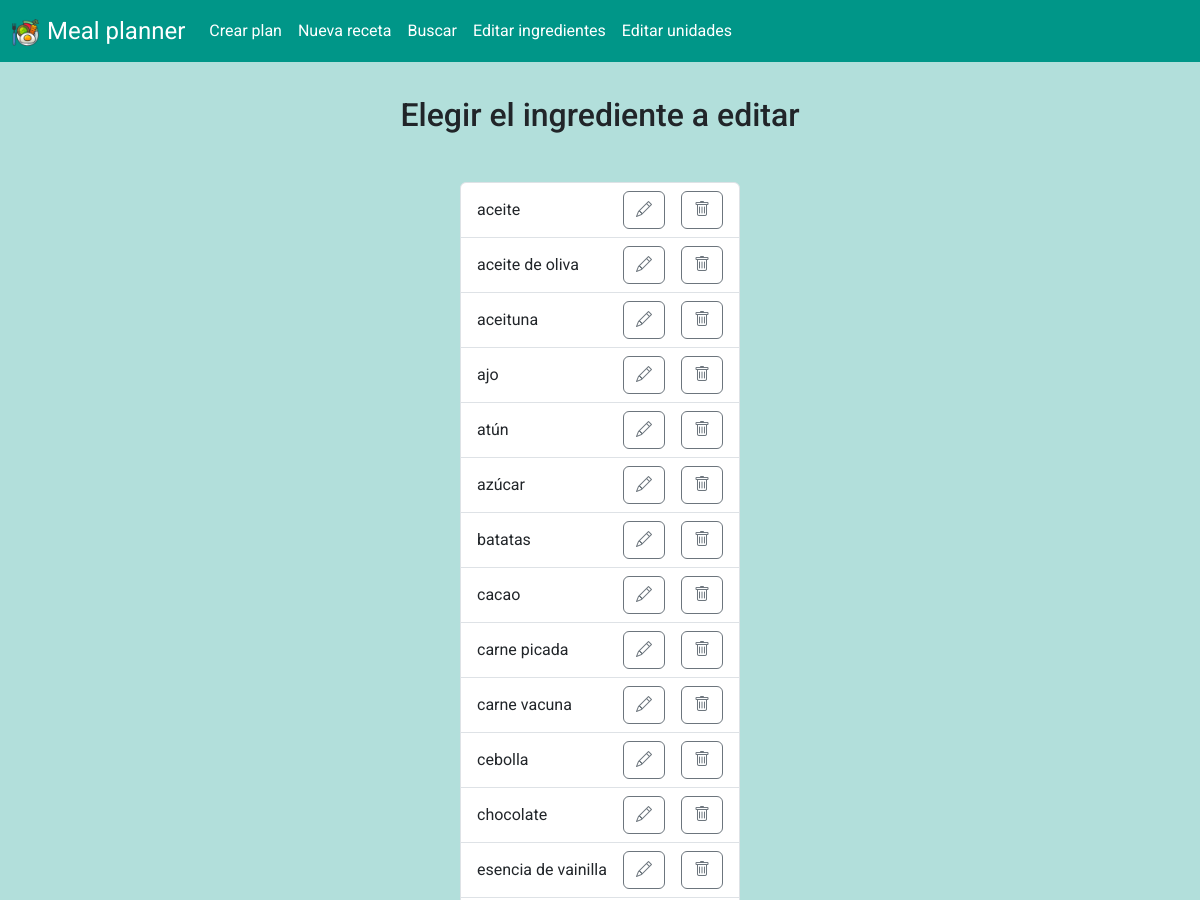
/edit_ingredients (upper part), run on an earlier commit of the app's database.
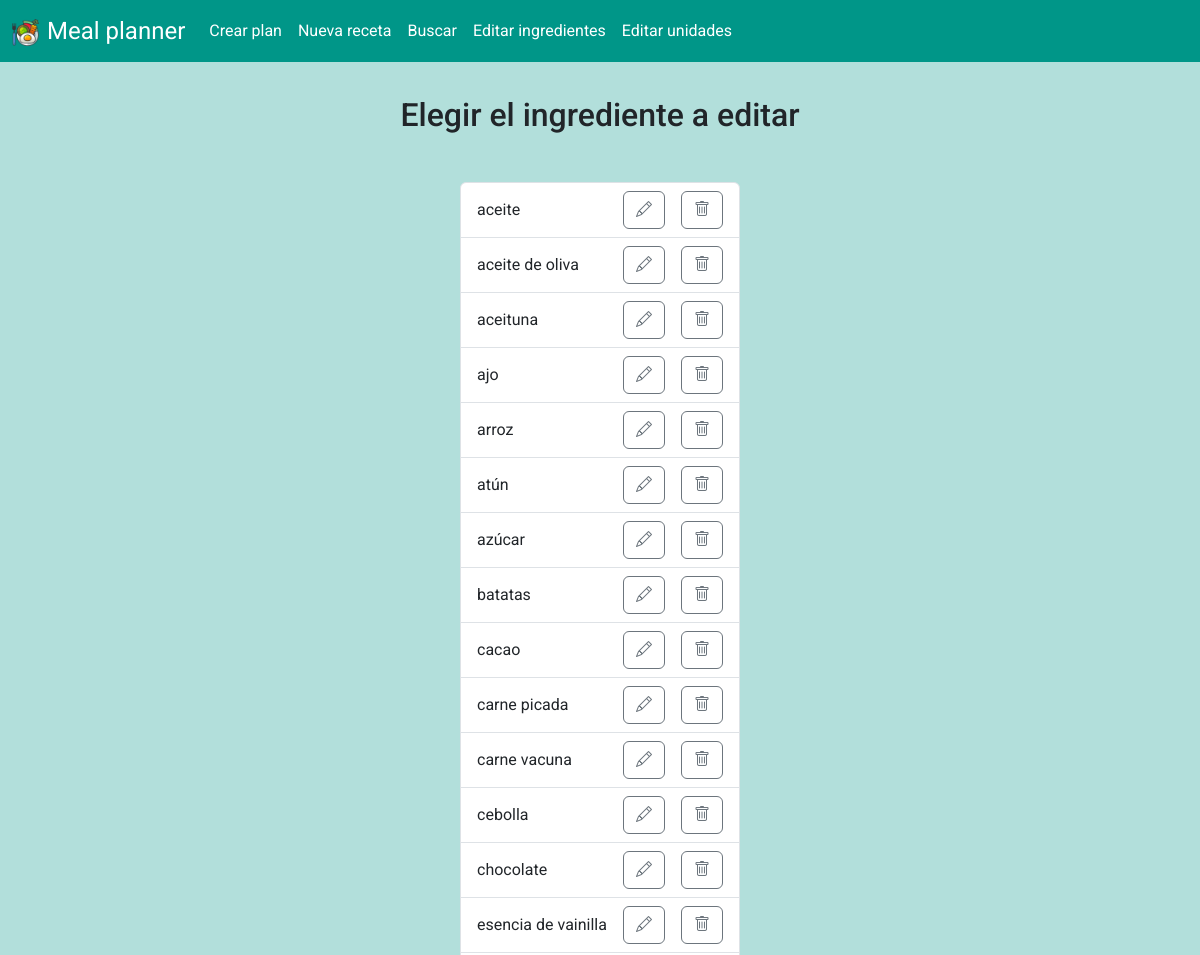
And on a later commit of the database.
### tables this page shows
CREATE TABLE ingredients (id INTEGER PRIMARY KEY AUTOINCREMENT NOT NULL, name TEXT NOT NULL);

### app.py (the view)
@app.route("/edit_ingredients")
def edit_ingredients():
    cur = db_connect()
    cur.execute("SELECT * FROM ingredients ORDER BY name ASC")
    all_ingredients = cur.fetchall()
    db_close(cur)
    return render_template("edit_ingredients.html", all_ingredients=all_ingredients)

### app.py (called while the page is built)
def db_connect():
    con = sqlite3.connect("meal_planner.db")
    con.row_factory = sqlite3.Row
    cur = con.cursor()
    return cur

def db_close(con):
    con.close()

@app.after_request
def after_request(response):
    response.headers["Cache-Control"] = "no-cache, no-store, must-revalidate"
    response.headers["Expires"] = 0
    response.headers["Pragma"] = "no-cache"
    return response

### templates/edit_ingredients.html (shortened to what this page needs)
{% extends "layout.html" %}
{% block main %}
<section class="container-fluid text-center">
    <h2 class="mb-5">Elegir el ingrediente a editar</h2>
    <ul class="list-group d-inline-flex">
        {% for ingredient in all_ingredients %}
            <li class="list-group-item d-flex justify-content-between align-items-center">
                <p class="m-0">{{ ingredient["name"] }}</p>
                <div class="d-flex">
                    <form action="/edit_single_ingredient" method="get">
                        <button type="submit" class="btn btn-outline-secondary mx-3"><i class="bi bi-pencil"></i></button>
                    </form>
                    <form action="/delete_ingredient" method="get">
                        <button type="submit" class="btn btn-outline-secondary"><i class="bi bi-trash"></i></button>
                    </form>
                </div>
            </li>
        {% endfor %}
    </ul>
</section>
{% endblock %}

What changed in the data, as far as the page shows it:
added ingredients: name "arroz"
